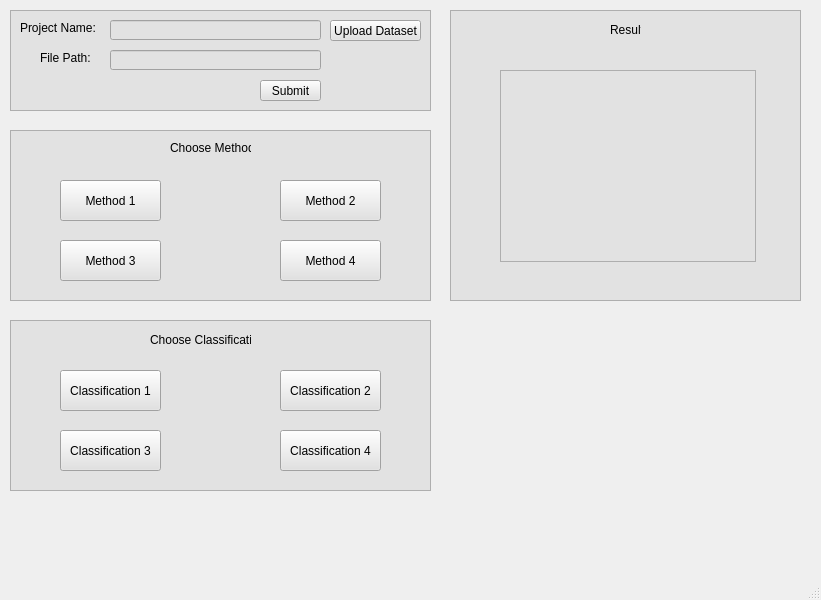
<?xml version="1.0" encoding="UTF-8"?>
<ui version="4.0">
 <class>MainWindow</class>
 <widget class="QMainWindow" name="MainWindow">
  <property name="geometry">
   <rect>
    <x>0</x>
    <y>0</y>
    <width>821</width>
    <height>600</height>
   </rect>
  </property>
  <property name="windowTitle">
   <string>MainWindow</string>
  </property>
  <widget class="QWidget" name="centralwidget">
   <widget class="QFrame" name="frame">
    <property name="geometry">
     <rect>
      <x>10</x>
      <y>10</y>
      <width>421</width>
      <height>101</height>
     </rect>
    </property>
    <property name="styleSheet">
     <string notr="true">background-color: rgb(226, 226, 226);</string>
    </property>
    <property name="frameShape">
     <enum>QFrame::StyledPanel</enum>
    </property>
    <property name="frameShadow">
     <enum>QFrame::Raised</enum>
    </property>
    <widget class="QPushButton" name="pushButton_2">
     <property name="geometry">
      <rect>
       <x>250</x>
       <y>70</y>
       <width>61</width>
       <height>21</height>
      </rect>
     </property>
     <property name="text">
      <string>Submit</string>
     </property>
    </widget>
    <widget class="QLineEdit" name="ProjectPath">
     <property name="geometry">
      <rect>
       <x>100</x>
       <y>40</y>
       <width>211</width>
       <height>20</height>
      </rect>
     </property>
    </widget>
    <widget class="QLineEdit" name="ProjectName">
     <property name="geometry">
      <rect>
       <x>100</x>
       <y>10</y>
       <width>211</width>
       <height>20</height>
      </rect>
     </property>
    </widget>
    <widget class="QPushButton" name="pushButton">
     <property name="geometry">
      <rect>
       <x>320</x>
       <y>10</y>
       <width>91</width>
       <height>21</height>
      </rect>
     </property>
     <property name="text">
      <string>Upload Dataset</string>
     </property>
    </widget>
    <widget class="QLabel" name="ProjectPath_2">
     <property name="geometry">
      <rect>
       <x>30</x>
       <y>40</y>
       <width>51</width>
       <height>16</height>
      </rect>
     </property>
     <property name="text">
      <string>File Path:</string>
     </property>
    </widget>
    <widget class="QLabel" name="ProjectName_2">
     <property name="geometry">
      <rect>
       <x>10</x>
       <y>10</y>
       <width>81</width>
       <height>16</height>
      </rect>
     </property>
     <property name="text">
      <string>Project Name:</string>
     </property>
    </widget>
   </widget>
   <widget class="QFrame" name="frame_2">
    <property name="geometry">
     <rect>
      <x>10</x>
      <y>130</y>
      <width>421</width>
      <height>171</height>
     </rect>
    </property>
    <property name="styleSheet">
     <string notr="true">background-color: rgb(226, 226, 226);</string>
    </property>
    <property name="frameShape">
     <enum>QFrame::StyledPanel</enum>
    </property>
    <property name="frameShadow">
     <enum>QFrame::Raised</enum>
    </property>
    <widget class="QPushButton" name="pushButton_3">
     <property name="geometry">
      <rect>
       <x>50</x>
       <y>50</y>
       <width>101</width>
       <height>41</height>
      </rect>
     </property>
     <property name="text">
      <string>Method 1</string>
     </property>
    </widget>
    <widget class="QLabel" name="label_4">
     <property name="geometry">
      <rect>
       <x>160</x>
       <y>10</y>
       <width>81</width>
       <height>16</height>
      </rect>
     </property>
     <property name="text">
      <string>Choose Method</string>
     </property>
    </widget>
    <widget class="QPushButton" name="pushButton_4">
     <property name="geometry">
      <rect>
       <x>270</x>
       <y>50</y>
       <width>101</width>
       <height>41</height>
      </rect>
     </property>
     <property name="text">
      <string>Method 2</string>
     </property>
    </widget>
    <widget class="QPushButton" name="pushButton_5">
     <property name="geometry">
      <rect>
       <x>270</x>
       <y>110</y>
       <width>101</width>
       <height>41</height>
      </rect>
     </property>
     <property name="text">
      <string>Method 4</string>
     </property>
    </widget>
    <widget class="QPushButton" name="pushButton_6">
     <property name="geometry">
      <rect>
       <x>50</x>
       <y>110</y>
       <width>101</width>
       <height>41</height>
      </rect>
     </property>
     <property name="text">
      <string>Method 3</string>
     </property>
    </widget>
   </widget>
   <widget class="QFrame" name="frame_3">
    <property name="geometry">
     <rect>
      <x>10</x>
      <y>320</y>
      <width>421</width>
      <height>171</height>
     </rect>
    </property>
    <property name="styleSheet">
     <string notr="true">background-color: rgb(226, 226, 226);</string>
    </property>
    <property name="frameShape">
     <enum>QFrame::StyledPanel</enum>
    </property>
    <property name="frameShadow">
     <enum>QFrame::Raised</enum>
    </property>
    <widget class="QPushButton" name="pushButton_7">
     <property name="geometry">
      <rect>
       <x>50</x>
       <y>50</y>
       <width>101</width>
       <height>41</height>
      </rect>
     </property>
     <property name="text">
      <string>Classification 1</string>
     </property>
    </widget>
    <widget class="QLabel" name="label_5">
     <property name="geometry">
      <rect>
       <x>140</x>
       <y>10</y>
       <width>101</width>
       <height>20</height>
      </rect>
     </property>
     <property name="text">
      <string>Choose Classification</string>
     </property>
    </widget>
    <widget class="QPushButton" name="pushButton_8">
     <property name="geometry">
      <rect>
       <x>270</x>
       <y>50</y>
       <width>101</width>
       <height>41</height>
      </rect>
     </property>
     <property name="text">
      <string>Classification 2</string>
     </property>
    </widget>
    <widget class="QPushButton" name="pushButton_9">
     <property name="geometry">
      <rect>
       <x>270</x>
       <y>110</y>
       <width>101</width>
       <height>41</height>
      </rect>
     </property>
     <property name="text">
      <string>Classification 4</string>
     </property>
    </widget>
    <widget class="QPushButton" name="pushButton_10">
     <property name="geometry">
      <rect>
       <x>50</x>
       <y>110</y>
       <width>101</width>
       <height>41</height>
      </rect>
     </property>
     <property name="text">
      <string>Classification 3</string>
     </property>
    </widget>
   </widget>
   <widget class="QFrame" name="frame_4">
    <property name="geometry">
     <rect>
      <x>450</x>
      <y>10</y>
      <width>351</width>
      <height>291</height>
     </rect>
    </property>
    <property name="styleSheet">
     <string notr="true">background-color: rgb(226, 226, 226);</string>
    </property>
    <property name="frameShape">
     <enum>QFrame::StyledPanel</enum>
    </property>
    <property name="frameShadow">
     <enum>QFrame::Raised</enum>
    </property>
    <widget class="QLabel" name="label_8">
     <property name="geometry">
      <rect>
       <x>160</x>
       <y>10</y>
       <width>31</width>
       <height>20</height>
      </rect>
     </property>
     <property name="text">
      <string>Result</string>
     </property>
    </widget>
    <widget class="QGraphicsView" name="graphicsView">
     <property name="geometry">
      <rect>
       <x>50</x>
       <y>60</y>
       <width>256</width>
       <height>192</height>
      </rect>
     </property>
    </widget>
   </widget>
  </widget>
  <widget class="QMenuBar" name="menubar">
   <property name="geometry">
    <rect>
     <x>0</x>
     <y>0</y>
     <width>821</width>
     <height>21</height>
    </rect>
   </property>
  </widget>
  <widget class="QStatusBar" name="statusbar"/>
 </widget>
 <resources/>
 <connections/>
</ui>
